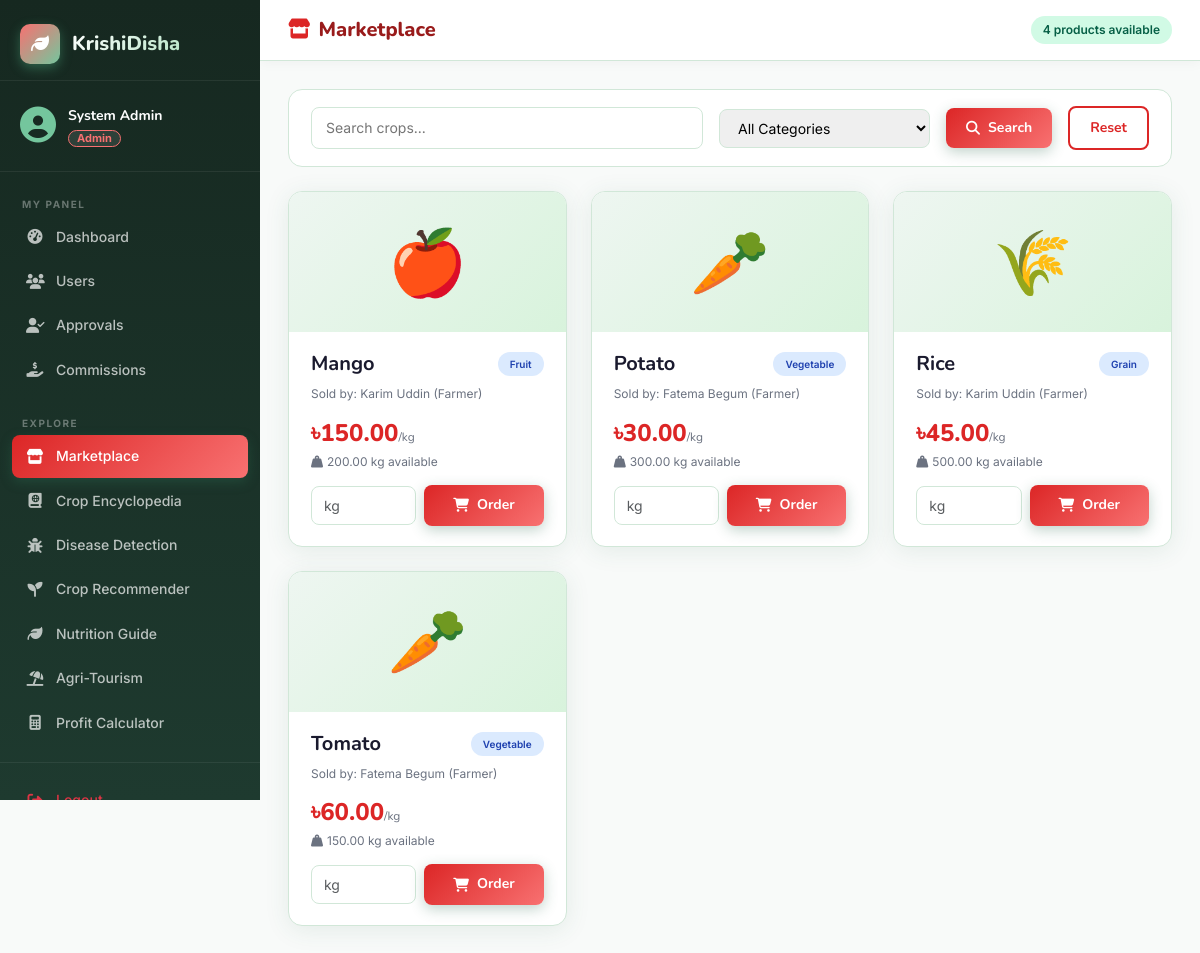
/user/marketplace.php (signed in), run on the app's committed database.
### tables this page shows
CREATE TABLE PRODUCT (
    id INT AUTO_INCREMENT PRIMARY KEY,
    farmer_id INT NOT NULL,
    crop_id INT NOT NULL,
    quantity_kg DECIMAL(10,2) NOT NULL,
    price_per_kg DECIMAL(10,2) NOT NULL,
    description TEXT,
    status ENUM('available','sold','pending') DEFAULT 'available',
    created_at TIMESTAMP DEFAULT CURRENT_TIMESTAMP,
    FOREIGN KEY (farmer_id) REFERENCES FARMER(id) ON DELETE CASCADE,
    FOREIGN KEY (crop_id) REFERENCES CROP(id)
);

CREATE TABLE CROP (
    id INT AUTO_INCREMENT PRIMARY KEY,
    name VARCHAR(150) NOT NULL,
    scientific_name VARCHAR(200),
    local_name VARCHAR(150),
    origin VARCHAR(200),
    history TEXT,
    image VARCHAR(255) DEFAULT 'assets/images/crops/default.jpg',
    trade_status ENUM('local','export','both') DEFAULT 'local',
    season ENUM('summer','winter','rainy','all') DEFAULT 'all',
    category VARCHAR(100),
    created_at TIMESTAMP DEFAULT CURRENT_TIMESTAMP
);

CREATE TABLE USER (
    id INT AUTO_INCREMENT PRIMARY KEY,
    name VARCHAR(100) NOT NULL,
    email VARCHAR(150) NOT NULL UNIQUE,
    password_hash VARCHAR(255) NOT NULL,
    phone VARCHAR(20),
    role ENUM('admin','farmer','dealer','tourist','cook','expert','guide','general') NOT NULL,
    status ENUM('pending','approved','suspended') NOT NULL DEFAULT 'pending',
    profile_image VARCHAR(255) DEFAULT 'assets/images/default_avatar.png',
    created_at TIMESTAMP DEFAULT CURRENT_TIMESTAMP
);

### user/marketplace.php (the view, shortened to what this page needs)
<?php
require_once __DIR__ . '/../config/db.php';
$search   = trim($_GET['q'] ?? '');
$where = ['p.status = "available" AND p.quantity_kg > 0']; $params = [];
$stmt = $pdo->prepare("
    SELECT p.*, c.name as crop_name, c.category, c.season, u.name as farmer_name
    FROM PRODUCT p
    JOIN CROP c ON p.crop_id=c.id
    JOIN FARMER f ON p.farmer_id=f.id
    JOIN USER u ON f.user_id=u.id
    WHERE " . implode(' AND ', $where) . "
    ORDER BY c.name ASC
");
$stmt->execute($params);
$items = $stmt->fetchAll();
?>
<?php include __DIR__ . '/../includes/header.php'; ?>
<div class="layout-wrapper">
<?php include __DIR__ . '/../includes/sidebar.php'; ?>
<div class="main-content">
    <div class="topbar">
        <div class="d-flex align-items-center gap-3">
            <div class="topbar-title"><i class="fa-solid fa-store me-2" style="color:var(--primary);"></i>Marketplace</div>
        </div>
        <div class="topbar-actions"><span class="badge-kd badge-success"><?= count($items) ?> products available</span></div>
    </div>
    <div class="page-body">
        <form class="filter-bar" method="GET">
            <input type="text" name="q" placeholder="Search crops..." value="<?= htmlspecialchars($search) ?>" style="flex:2;">
            <select name="category">
                <option value="">All Categories</option>
            </select>
            <button type="submit" class="btn-kd btn-kd-primary"><i class="fa-solid fa-search"></i> Search</button>
            <a href="marketplace.php" class="btn-kd btn-kd-outline">Reset</a>
        </form>
        <div class="row g-4">
            <?php foreach ($items as $item): ?>
            <div class="col-md-6 col-lg-4">
                <div class="card-kd">
                    <div style="height:140px;background:linear-gradient(135deg,var(--surface3),var(--accent3));display:flex;align-items:center;justify-content:center;font-size:64px;">
                        <?php $icons=['Grain'=>'🌾','Vegetable'=>'🥕','Fruit'=>'🍎','Fiber'=>'🪢','Oilseed'=>'🌻','Legume'=>'🫘','Cash Crop'=>'💰']; echo $icons[$item['category']]??'🌱'; ?>
                    </div>
                    <div class="card-body-kd">
                        <div style="display:flex;justify-content:space-between;align-items:flex-start;margin-bottom:8px;">
                            <h5 style="margin:0;"><?= htmlspecialchars($item['crop_name']) ?></h5>
                            <span class="badge-kd badge-info" style="font-size:10px;"><?= $item['category'] ?></span>
                        </div>
                        <div style="font-size:12px;color:var(--text-muted);margin-bottom:10px;">Sold by: <?= htmlspecialchars($item['farmer_name']) ?> (Farmer)</div>
                        <div style="display:flex;justify-content:space-between;align-items:center;margin-bottom:14px;">
                            <div>
                                <div style="font-size:24px;font-weight:800;color:var(--primary);font-family:'Nunito',sans-serif;">৳<?= $item['price_per_kg'] ?><span style="font-size:12px;font-weight:400;color:var(--text-muted);">/kg</span></div>
                                <div style="font-size:12px;color:var(--text-muted);"><i class="fa-solid fa-weight-hanging me-1"></i><?= $item['quantity_kg'] ?> kg available</div>
                            </div>
                        </div>
                        <form method="POST">
                            <div style="display:flex;gap:8px;align-items:center;">
                                <input type="number" name="quantity_kg" step="0.5" min="0.5" max="<?= $item['quantity_kg'] ?>" placeholder="kg" class="form-control" style="flex:1;padding:8px 12px;border:1.5px solid var(--border);border-radius:var(--radius-sm);font-size:14px;outline:none;" required>
                                <button type="submit" name="order_inventory" class="btn-kd btn-kd-primary" style="flex:1;justify-content:center;" data-confirm="Place this order?">
                                    <i class="fa-solid fa-cart-shopping"></i> Order
                                </button>
                            </div>
                        </form>
                    </div>
                </div>
            </div>
            <?php endforeach; ?>
        </div>
    </div>
</div>
</div>
<?php include __DIR__ . '/../includes/footer.php'; ?>

### assets/css/style.css (style rules this page uses)
:root { --primary: #2d6a4f; --primary-light: #52b788; --primary-dark: #1b4332; --accent: #74c69d; --accent2: #b7e4c7; --accent3: #d8f3dc; --gold: #f4a261; --gold-light: #ffd166; --danger: #e63946; --warning: #f4a261; --info: #4895ef; --dark: #0d1b14; --dark2: #162820; --dark3: #1e3a2f; --surface: #ffffff; --surface2: #f8faf9; --surface3: #eef6f1; --text: #1a1a2e; --text-muted: #6b7280; --border: #d1e7d8; --sidebar-w: 260px; --radius: 14px; --radius-sm: 8px; --shadow: 0 4px 24px rgba(45,106,79,0.10); --shadow-lg: 0 8px 40px rgba(45,106,79,0.18); --transition: 0.25s cubic-bezier(0.4,0,0.2,1); }
*, *::before, *::after { box-sizing: border-box; margin: 0; padding: 0; }
html { scroll-behavior: smooth; }
body { font-family: 'Inter', sans-serif; font-size: 15px; color: var(--text); background: var(--surface2); line-height: 1.6; }
h1,h2,h3,h4,h5,h6 { font-family: 'Nunito', sans-serif; font-weight: 700; }
a { text-decoration: none; color: inherit; }
.layout-wrapper { display: flex; min-height: 100vh; }
.main-content { margin-left: var(--sidebar-w); flex: 1; display: flex; flex-direction: column; min-height: 100vh; }
.topbar { background: var(--surface); border-bottom: 1px solid var(--border); padding: 14px 28px; display: flex; align-items: center; justify-content: space-between; position: sticky; top: 0; z-index: 100; box-shadow: 0 2px 12px rgba(0,0,0,0.04); }
.topbar-title { font-family: 'Nunito', sans-serif; font-size: 20px; font-weight: 800; color: var(--primary-dark); }
.topbar-title i { color: var(--primary) !important; }
.topbar-actions { display: flex; align-items: center; gap: 12px; }
.page-body { padding: 28px; flex: 1; }
.card-kd { background: var(--surface); border: 1px solid var(--border); border-radius: var(--radius); box-shadow: var(--shadow); transition: transform var(--transition), box-shadow var(--transition); overflow: hidden; }
.card-kd .card-body-kd { padding: 20px 22px; }
.btn-kd { display: inline-flex; align-items: center; gap: 8px; padding: 9px 20px; border-radius: var(--radius-sm); font-family: 'Nunito', sans-serif; font-weight: 700; font-size: 14px; border: none; cursor: pointer; transition: all var(--transition); text-decoration: none; }
.btn-kd-primary { background: linear-gradient(135deg, var(--primary), var(--primary-light)); color: #fff; box-shadow: 0 4px 14px rgba(45,106,79,0.3); }
.btn-kd-outline { background: transparent; border: 2px solid var(--primary); color: var(--primary); }
.badge-kd { display: inline-flex; align-items: center; gap: 5px; padding: 4px 12px; border-radius: 20px; font-size: 12px; font-weight: 600; }
.badge-success { background: #d1fae5; color: #065f46; }
.badge-info { background: #dbeafe; color: #1e40af; }
.filter-bar { background: var(--surface); border: 1px solid var(--border); border-radius: var(--radius); padding: 16px 22px; margin-bottom: 24px; display: flex; gap: 16px; align-items: center; flex-wrap: wrap; }
.filter-bar input, .filter-bar select { flex: 1; min-width: 160px; padding: 9px 14px; border: 1.5px solid var(--border); border-radius: var(--radius-sm); font-size: 14px; outline: none; transition: border-color var(--transition); }

### data on the page
product: crop.category "🍎", crop.name "Mango", crop.category "Fruit", user.name "Karim Uddin", price_per_kg "150.00", quantity_kg "200.00"
product: crop.category "🥕", crop.name "Potato", crop.category "Vegetable", user.name "Fatema Begum", price_per_kg "30.00", quantity_kg "300.00"
product: crop.category "🌾", crop.name "Rice", crop.category "Grain", user.name "Karim Uddin", price_per_kg "45.00", quantity_kg "500.00"
product: crop.category "🥕", crop.name "Tomato", crop.category "Vegetable", user.name "Fatema Begum", price_per_kg "60.00", quantity_kg "150.00"

### other printed values
$userName "System Admin"
$role "Admin"
$item['label'] "Dashboard"
$item['label'] "Users"
$item['label'] "Approvals"
$item['label'] "Commissions"
$item['label'] "Marketplace"
$item['label'] "Crop Encyclopedia"
$item['label'] "Disease Detection"
$item['label'] "Crop Recommender"
$item['label'] "Nutrition Guide"
$item['label'] "Agri-Tourism"
$item['label'] "Profit Calculator"
count($items) "4"
